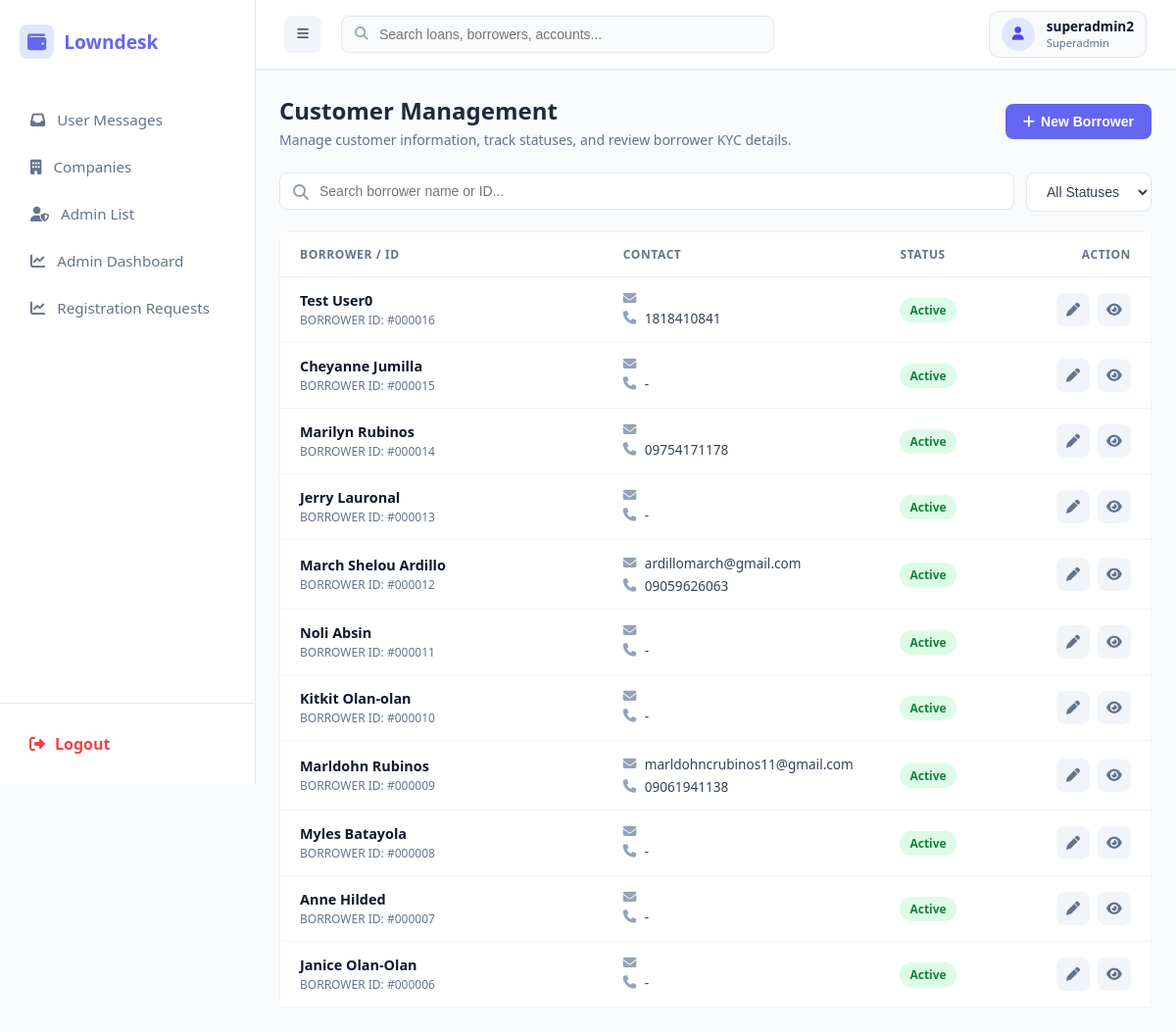
The app's page /public/index.php?url=borrower/index (signed in) with its own data.
### tables this page shows
CREATE TABLE `borrowers` (
  `id` int(11) NOT NULL,
  `company_id` int(11) NOT NULL,
  `first_name` varchar(100) NOT NULL,
  `middle_name` varchar(100) DEFAULT NULL,
  `last_name` varchar(100) NOT NULL,
  `gender` varchar(20) DEFAULT NULL,
  `birthdate` date DEFAULT NULL,
  `phone` varchar(30) NOT NULL,
  `email` varchar(100) DEFAULT NULL,
  `address` text NOT NULL,
  `valid_id` varchar(150) DEFAULT NULL,
  `status` tinyint(1) DEFAULT 1,
  `created_at` timestamp NOT NULL DEFAULT current_timestamp(),
  `occupation` text DEFAULT NULL
);

### app/controllers/BorrowerController.php (called while the page is built, shortened)
<?php
require_once __DIR__ . '/../models/Borrower.php';
class BorrowerController {
    private $borrowerModel;
    public function __construct() {
        $this->borrowerModel = new Borrower();
    }
    public function index() {
        $borrowers = $this->borrowerModel->getAll();
        require_once __DIR__ . '/../views/admin/borrowers/index.php';
    }
}

### public/index.php (called while the page is built, shortened)
<?php
require_once __DIR__ . "/../app/core/Database.php";
require_once __DIR__ . "/../app/core/Model.php";
$init = new App();

### app/core/Database.php (called while the page is built)
<?php
class Database {
    private static $host = "localhost";
    private static $port = "3306";
    private static $db   = "loan_saas_db";
    private static $user = "root";
    private static $pass = "";
    public static function getConnection() {
        try {
            $conn = new PDO(
                "mysql:host=" . self::$host . ";port=" . self::$port . ";dbname=" . self::$db,
                self::$user,
                self::$pass
            );
            $conn->setAttribute(PDO::ATTR_ERRMODE, PDO::ERRMODE_EXCEPTION);
            $conn->setAttribute(PDO::ATTR_DEFAULT_FETCH_MODE, PDO::FETCH_ASSOC);
            return $conn;
        } catch (Exception $e) {
            die("Database connection failed: " . $e->getMessage());
        }
    }
}

### app/core/Model.php (called while the page is built, shortened)
<?php
require_once __DIR__ . "/Database.php";
class Model {
    public function __construct() {
        $this->conn = Database::getConnection();
    }
    protected function getTenantId() {
        return $_SESSION['user']['company_id'] ?? 1;
    }
}

### app/models/Borrower.php (called while the page is built, shortened)
<?php
require_once __DIR__ . '/../core/Model.php';
class Borrower extends Model {
    public function getAll() {
        $stmt = $this->conn->prepare("SELECT * FROM borrowers WHERE company_id = ? ORDER BY id DESC");
        $stmt->execute([$this->getTenantId()]);
        return $stmt->fetchAll();
    }
}

### app/views/admin/borrowers/index.php (the view, shortened to what this page needs)
<?php require_once dirname(__DIR__, 2) . '/layouts/header.php'; ?>
<div class="page-header">
    <div>
        <h1 class="page-title">Customer Management</h1>
        <p class="page-subtitle">Manage customer information, track statuses, and review borrower KYC details.</p>
    </div>
    <button type="button" class="btn-primary-action" onclick="openAddModal()">
        <i class="fas fa-plus"></i> New Borrower
    </button>
</div>
<div class="filter-bar">
    <div class="search-input-wrapper">
        <i class="fas fa-search"></i>
        <input type="text" id="borrowerSearch" class="search-input" placeholder="Search borrower name or ID..." onkeyup="filterBorrowers()">
    </div>
    <select id="statusFilter" class="filter-select" onchange="filterBorrowers()">
        <option value="">All Statuses</option>
    </select>
</div>
<div class="customer-list">
    <div class="customer-row header">
        <div>Borrower / ID</div>
        <div>Contact</div>
        <div>Status</div>
        <div style="text-align: right;">Action</div>
    </div>
    <?php if (empty($borrowers)): ?>
        <div style="padding: 40px; text-align: center; color: #94a3b8; font-size: 0.875rem;">No customer records found.</div>
    <?php else: ?>
        <?php foreach ($borrowers as $b): ?>
            <div class="customer-row borrower-data-row">
                <div>
                    <div style="font-weight: 700; color: #0f172a; font-size: 0.9rem;" class="borrower-name">
                        <?= htmlspecialchars($b['first_name'] . ' ' . $b['last_name']) ?>
                    </div>
                    <div style="font-size: 0.75rem; color: #64748b; margin-top: 2px;" class="borrower-id">
                        BORROWER ID: #<?= str_pad($b['id'], 6, '0', STR_PAD_LEFT) ?>
                    </div>
                </div>
                <div>
                    <div style="font-size: 0.85rem; color: #334155; display: flex; align-items: center; gap: 8px;">
                        <i class="fas fa-envelope" style="color: #94a3b8; width: 14px;"></i> <?= htmlspecialchars($b['email'] ?? '-') ?>
                    </div>
                    <div style="font-size: 0.85rem; color: #334155; display: flex; align-items: center; gap: 8px; margin-top: 4px;">
                        <i class="fas fa-phone" style="color: #94a3b8; width: 14px;"></i> <?= htmlspecialchars($b['phone'] ?? '-') ?>
                    </div>
                </div>
                <div>
                    <span class="badge <?= ($b['status'] ?? 1) == 1 ? 'badge-active' : 'badge-inactive' ?> borrower-status">
                        <?= ($b['status'] ?? 1) == 1 ? 'Active' : 'Inactive' ?>
                    </span>
                </div>
                <div class="action-group">
                    <button type="button" class="icon-btn icon-btn-edit"
                            title="Edit Borrower"
                            data-id="<?= $b['id'] ?>"
                            data-first_name="<?= htmlspecialchars($b['first_name'] ?? '', ENT_QUOTES) ?>"
                            data-middle_name="<?= htmlspecialchars($b['middle_name'] ?? '', ENT_QUOTES) ?>"
                            data-last_name="<?= htmlspecialchars($b['last_name'] ?? '', ENT_QUOTES) ?>"
                            data-phone="<?= htmlspecialchars($b['phone'] ?? '', ENT_QUOTES) ?>"
                            data-email="<?= htmlspecialchars($b['email'] ?? '', ENT_QUOTES) ?>"
                            data-gender="<?= htmlspecialchars($b['gender'] ?? '', ENT_QUOTES) ?>"
                            data-birthdate="<?= htmlspecialchars($b['birthdate'] ?? '', ENT_QUOTES) ?>"
                            data-valid_id="<?= htmlspecialchars($b['valid_id'] ?? '', ENT_QUOTES) ?>"
                            data-address="<?= htmlspecialchars($b['address'] ?? '', ENT_QUOTES) ?>"
                            onclick="openEditModal(this)">
                        <i class="fas fa-pen"></i>
                    </button>
                    <a href="/loansaas/public/index.php?url=borrower/details&id=<?= $b['id'] ?>" class="icon-btn icon-btn-view" title="View Details">
                        <i class="fas fa-eye"></i>
                    </a>
                </div>
            </div>
        <?php endforeach; ?>
    <?php endif; ?>
</div>
<?php require_once dirname(__DIR__, 2) . '/layouts/footer.php'; ?>

### app/views/layouts/header.php (style rules this page uses)
:root { --sidebar-bg: #ffffff; --primary-color: #6366f1; --hover-bg: #f5f3ff; --text-main: #1e293b; --text-muted: #64748b; --border-color: #e2e8f0; }
body { margin: 0; font-family: 'Segoe UI', sans-serif; background: #f8fafc; display: flex; }

### app/views/admin/borrowers/index.php (style rules this page uses)
.page-header { display: flex; justify-content: space-between; align-items: center; margin-bottom: 24px; }
.page-title { font-size: 1.5rem; font-weight: 700; color: #1e293b; margin: 0; }
.page-subtitle { color: #64748b; font-size: 0.875rem; margin: 4px 0 0 0; }
.filter-bar { display: flex; gap: 12px; margin-bottom: 20px; }
.search-input-wrapper { position: relative; flex: 1; }
.search-input-wrapper i { position: absolute; left: 14px; top: 50%; transform: translateY(-50%); color: #94a3b8; }
.search-input { width: 100%; padding: 10px 14px 10px 40px; border: 1px solid #e2e8f0; border-radius: 8px; font-size: 0.875rem; outline: none; box-sizing: border-box; background: #fff; }
.filter-select { padding: 10px 16px; border: 1px solid #e2e8f0; border-radius: 8px; font-size: 0.875rem; color: #334155; background: #fff; outline: none; cursor: pointer; }
.customer-list { background: #ffffff; border: 1px solid #f1f5f9; border-radius: 8px; }
.customer-row { display: grid; grid-template-columns: 3.5fr 3fr 1.5fr 1fr; padding: 14px 20px; background: #fff; border-bottom: 1px solid #f1f5f9; align-items: center; }
.customer-row:last-child { border-bottom: none; }
.customer-row.header { background: #fff; font-weight: 600; color: #64748b; font-size: 0.75rem; text-transform: uppercase; letter-spacing: 0.05em; border-bottom: 1px solid #e2e8f0; }
.badge { padding: 4px 10px; border-radius: 12px; font-size: 0.75rem; font-weight: 600; display: inline-block; }
.badge-active { background: #dcfce7; color: #15803d; }
.action-group { display: flex; align-items: center; justify-content: flex-end; gap: 8px; }
.icon-btn { width: 34px; height: 34px; border-radius: 8px; display: inline-flex; align-items: center; justify-content: center; text-decoration: none; border: none; background: #f1f5f9; color: #64748b; cursor: pointer; transition: all 0.2s ease; font-size: 0.875rem; }
.btn-primary-action { background: #6366f1; color: #ffffff; padding: 10px 18px; border: none; border-radius: 8px; cursor: pointer; font-weight: 600; font-size: 0.875rem; display: inline-flex; align-items: center; gap: 6px; }

### records on screen
borrowers: first_name+last_name "Test User0", id "000016", phone "1818410841", status "Active"
borrowers: first_name+last_name "Cheyanne Jumilla", id "000015", phone "-", status "Active"
borrowers: first_name+last_name "Marilyn Rubinos", id "000014", phone "09754171178", status "Active"
borrowers: first_name+last_name "Jerry Lauronal", id "000013", phone "-", status "Active"
borrowers: first_name+last_name "March Shelou Ardillo", id "000012", email "ardillomarch@gmail.com", phone "09059626063", status "Active"
borrowers: first_name+last_name "Noli Absin", id "000011", phone "-", status "Active"
borrowers: first_name+last_name "Kitkit Olan-olan", id "000010", phone "-", status "Active"
borrowers: first_name+last_name "Marldohn Rubinos", id "000009", email "marldohncrubinos11@gmail.com", phone "09061941138", status "Active"
borrowers: first_name+last_name "Myles Batayola", id "000008", phone "-", status "Active"
borrowers: first_name+last_name "Anne Hilded", id "000007", phone "-", status "Active"
borrowers: first_name+last_name "Janice Olan-Olan", id "000006", phone "-", status "Active"

### other values on screen
$item['label'] "User Messages"
$item['label'] "Companies"
$item['label'] "Admin List"
$item['label'] "Admin Dashboard"
$item['label'] "Registration Requests"
$_SESSION['user']['username'] "superadmin2"
$userRole ?: 'Active User' "Superadmin"
